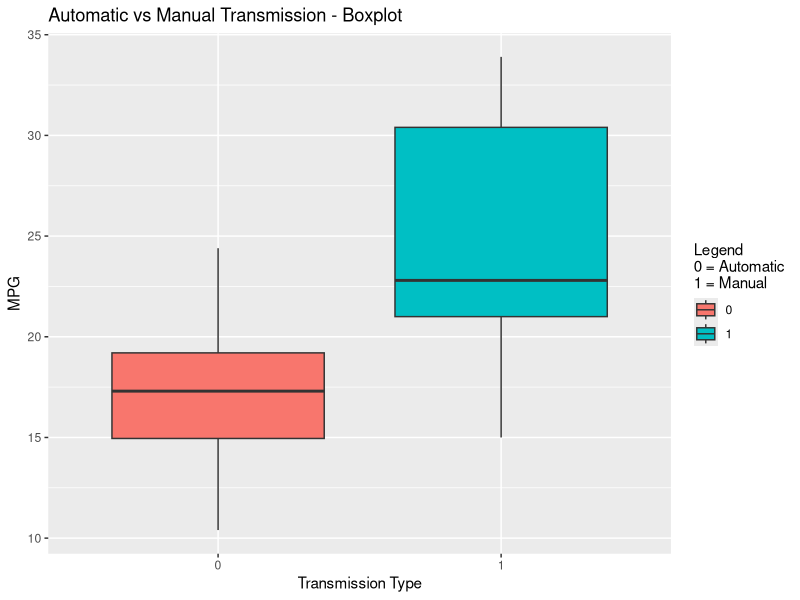
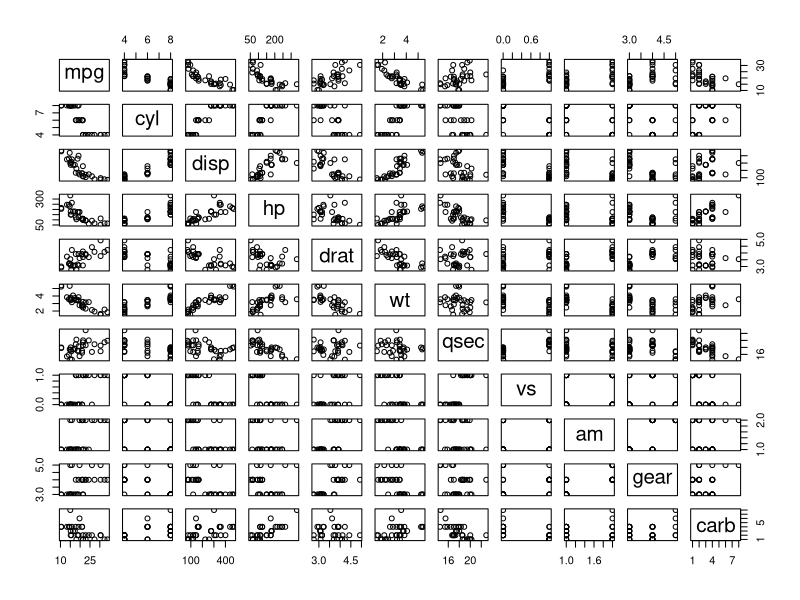

Reproduce these figures in R, in order.
## ---- chunk 1
# Load Datasets
library(datasets)
data(mtcars)

# Get overview of dataset
head(mtcars)

# Get overview of Variables
str(mtcars)

# Statistical Summary of MPG variable
summary(mtcars$mpg)

# Automatic vs Manual Transmission - Boxplot
library(ggplot2)
mtcars$am <- as.factor(mtcars$am)
trans_type <- ggplot(aes(x=am, y=mpg), data=mtcars) + geom_boxplot(aes(fill=am))
trans_type <- trans_type + labs(title = "Automatic vs Manual Transmission - Boxplot")
trans_type <- trans_type + xlab("Transmission Type")
trans_type <- trans_type + ylab("MPG")
trans_type <- trans_type + labs(fill = "Legend \n0 = Automatic\n1 = Manual")
trans_type

# Automatic vs Manual Transmission - Hypothesis Test:
auto <- mtcars[mtcars$am == "0",]
man <- mtcars[mtcars$am == "1",]
t.test(auto$mpg, man$mpg)
## ---- chunk 2
lrModel <- lm(mpg ~ am, data = mtcars)
summary(lrModel)
## ---- chunk 3
mrModel <- lm(mpg~am + cyl + hp + wt, data = mtcars)
summary(mrModel)
## ---- chunk 4
anova(lrModel, mrModel)
## ---- chunk 5
# Scatterplot matrix of the mtcars dataset
pairs(mpg ~ ., data = mtcars)

# Scatterplots of the multivariable regression model residuals
par(mfrow = c(2,2))
#plot(mrModel)
